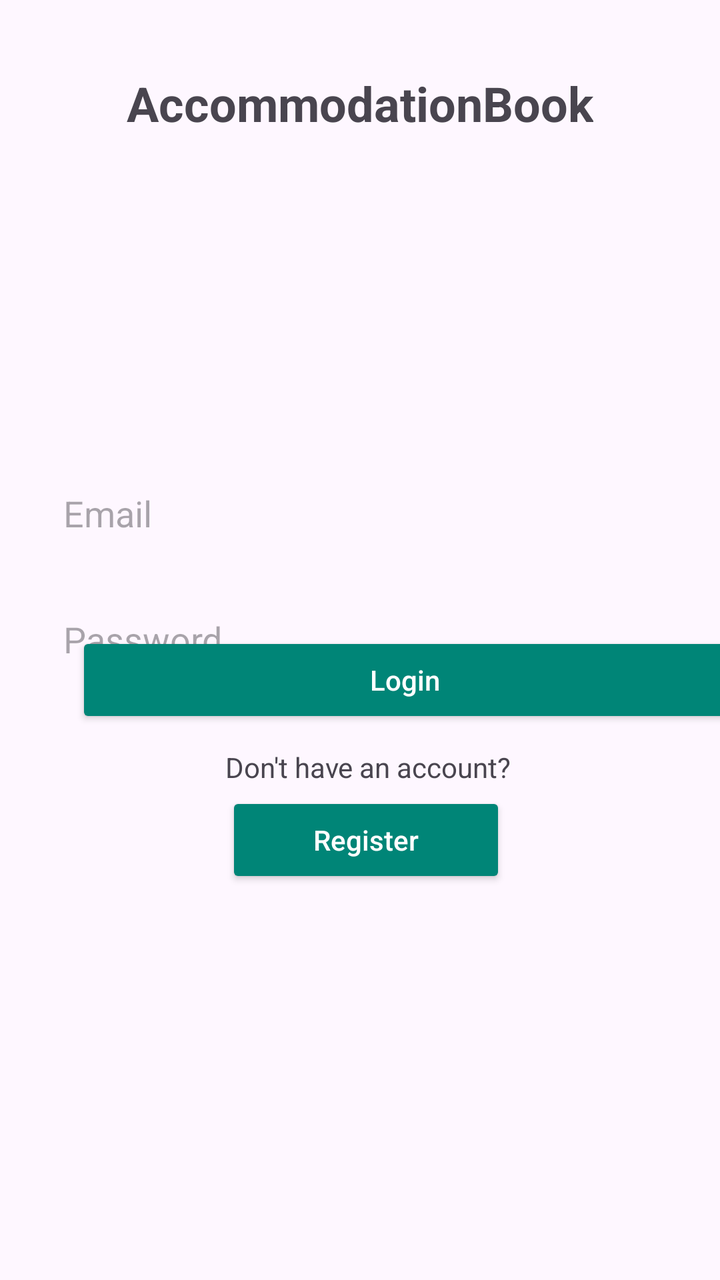
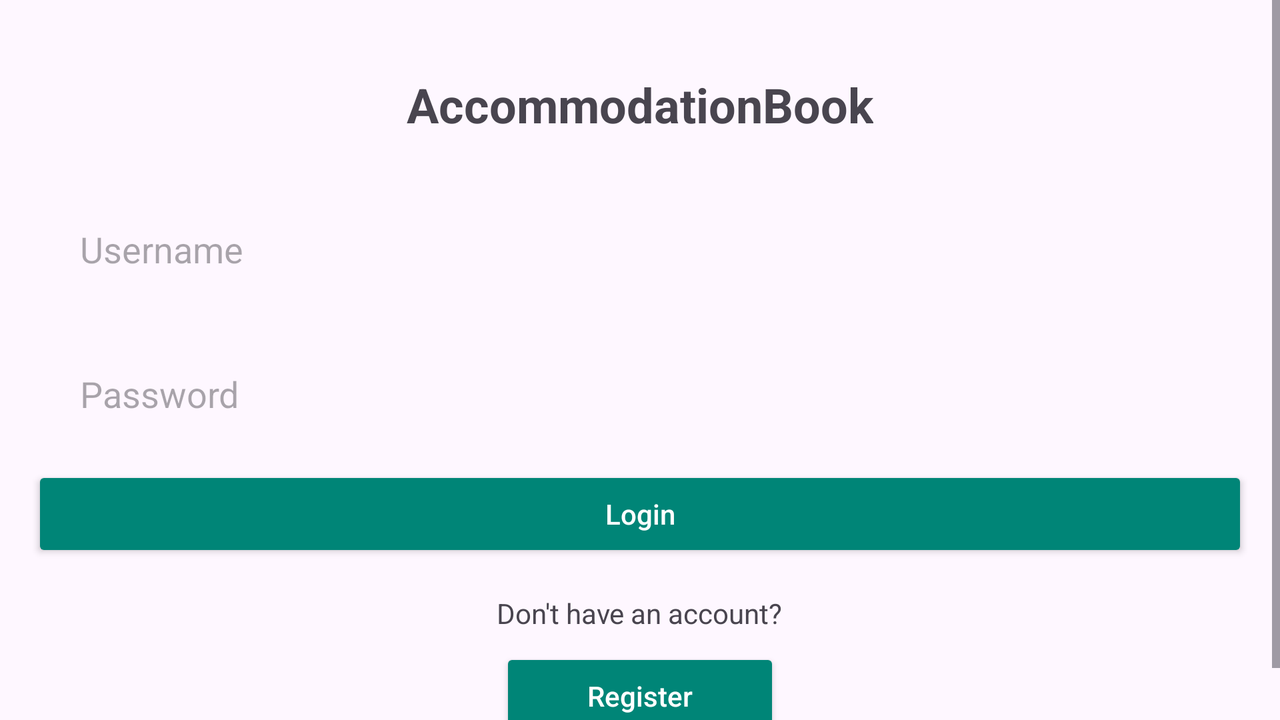

The same Android screen from two of the app's own layout files: first res/layout/ as a phone draws it, then the author's variant for another configuration, drawn on a device whose configuration selects that folder. Both files follow.
<!-- AndroidManifest.xml: application theme Theme.Szallasfoglalomobil -->
<!-- res/layout/activity_main.xml -->
<?xml version="1.0" encoding="utf-8"?>
<androidx.constraintlayout.widget.ConstraintLayout xmlns:android="http://schemas.android.com/apk/res/android"
    xmlns:app="http://schemas.android.com/apk/res-auto"
    xmlns:tools="http://schemas.android.com/tools"
    android:layout_width="match_parent"
    android:layout_height="match_parent"
    tools:context=".MainActivity">

    <TextView
        android:id="@+id/tvAppName"
        style="@style/LoginScreenEditText"
        android:layout_width="wrap_content"
        android:layout_height="wrap_content"
        android:layout_marginStart="37dp"
        android:layout_marginEnd="64dp"
        android:text="@string/AccommodationBook"
        android:textSize="24sp"
        android:textStyle="bold"
        app:layout_constraintBottom_toBottomOf="parent"
        app:layout_constraintEnd_toEndOf="parent"
        app:layout_constraintStart_toStartOf="parent"
        app:layout_constraintTop_toTopOf="parent"
        app:layout_constraintVertical_bias="0.01999998" />

    <Button
        android:id="@+id/btnLogin"
        style="@style/LoginScreenButton"
        android:layout_width="329dp"
        android:layout_height="wrap_content"
        android:layout_marginStart="38dp"
        android:layout_marginEnd="41dp"
        android:layout_marginBottom="276dp"
        android:onClick="login"
        android:text="@string/login"
        app:layout_constraintBottom_toBottomOf="parent"
        app:layout_constraintEnd_toEndOf="parent"
        app:layout_constraintHorizontal_bias="0.0"
        app:layout_constraintStart_toStartOf="parent"
        app:layout_constraintWidth_percent="0.8" />

    <TextView
        android:id="@+id/tvRegisterPrompt"
        android:layout_width="wrap_content"
        android:layout_height="wrap_content"
        android:layout_marginStart="135dp"
        android:layout_marginEnd="127dp"
        android:layout_marginBottom="3dp"
        android:text="@string/don_t_have_an_account"
        app:layout_constraintBottom_toTopOf="@+id/btnRegister"
        app:layout_constraintEnd_toEndOf="parent"
        app:layout_constraintStart_toStartOf="parent" />

    <Button
        android:id="@+id/btnRegister"
        style="@style/LoginScreenButton"
        android:layout_width="140dp"
        android:layout_height="wrap_content"
        android:layout_marginStart="162dp"
        android:layout_marginEnd="156dp"
        android:layout_marginBottom="196dp"
        android:onClick="register"
        android:text="@string/register"
        app:layout_constraintBottom_toBottomOf="parent"
        app:layout_constraintEnd_toEndOf="parent"
        app:layout_constraintStart_toStartOf="parent" />

    <EditText
        android:id="@+id/etPassword"
        style="@style/LoginScreenEditText"
        android:layout_width="329dp"
        android:layout_height="55dp"
        android:layout_marginStart="41dp"
        android:layout_marginEnd="74dp"
        android:autofillHints=""
        android:hint="@string/password"
        android:inputType="textPassword"
        app:layout_constraintBottom_toBottomOf="parent"
        app:layout_constraintEnd_toEndOf="parent"
        app:layout_constraintStart_toStartOf="parent"
        app:layout_constraintTop_toTopOf="parent"
        app:layout_constraintWidth_percent="0.8" />

    <EditText
        android:id="@+id/etUsername"
        style="@style/LoginScreenEditText"
        android:layout_width="329dp"
        android:layout_height="55dp"
        android:layout_marginStart="74dp"
        android:layout_marginEnd="41dp"
        android:autofillHints=""
        android:hint="@string/email"
        android:inputType="textEmailAddress"
        app:layout_constraintBottom_toTopOf="@+id/etPassword"
        app:layout_constraintEnd_toEndOf="parent"
        app:layout_constraintStart_toStartOf="parent"
        app:layout_constraintWidth_percent="0.8" />

</androidx.constraintlayout.widget.ConstraintLayout>
<!-- resources referenced by this layout -->
<resources>
  <string name="AccommodationBook">AccommodationBook</string>
  <string name="don_t_have_an_account">Don\'t have an account?</string>
  <string name="email">Email</string>
  <string name="login">Login</string>
  <string name="password">Password</string>
  <string name="register">Register</string>
  <style name="LoginScreenButton">
          <item name="android:backgroundTint">@color/buttonColor</item>
          <item name="android:textColor">@color/background</item>
          <item name="android:textAllCaps">false</item>
          <item name="android:padding">12dp</item>
      </style>
  <style name="LoginScreenEditText">
          <item name="android:background">@drawable/edit_text_background</item>
          <item name="android:padding">16dp</item>
          <item name="android:layout_margin">8dp</item>
      </style>
  <style name="Theme.Szallasfoglalomobil" parent="Base.Theme.Szallasfoglalomobil" />
  <color name="buttonColor">#008577</color>
  <color name="background">#FFFFFF</color>
  <style name="Base.Theme.Szallasfoglalomobil" parent="Theme.Material3.DayNight.NoActionBar">
          
          
      </style>
</resources>
<!-- res/layout-land/activity_main.xml (the author's variant of the layout above) -->
<!-- drawn on the phone turned sideways -->
<?xml version="1.0" encoding="utf-8"?>
<ScrollView xmlns:android="http://schemas.android.com/apk/res/android"
    xmlns:app="http://schemas.android.com/apk/res-auto"
    xmlns:tools="http://schemas.android.com/tools"
    android:layout_width="match_parent"
    android:layout_height="match_parent"
    android:fillViewport="true"
    tools:context=".MainActivity">

        <LinearLayout
            android:layout_width="match_parent"
            android:layout_height="wrap_content"
            android:orientation="vertical"
            android:gravity="center_horizontal"
            android:padding="16dp">

                <TextView
                    android:id="@+id/tvAppName"
                    android:layout_width="wrap_content"
                    android:layout_height="wrap_content"
                    android:text="@string/AccommodationBook"
                    android:textSize="24sp"
                    android:textStyle="bold"
                    android:layout_marginTop="20dp"
                    android:layout_marginBottom="20dp" />

                <EditText
                    android:id="@+id/etUsername"
                    android:layout_width="match_parent"
                    android:layout_height="wrap_content"
                    android:hint="@string/username"
                    android:inputType="textEmailAddress"
                    android:layout_marginBottom="8dp"
                    style="@style/LoginScreenEditText"
                    android:autofillHints="" />

                <EditText
                    android:id="@+id/etPassword"
                    android:layout_width="match_parent"
                    android:layout_height="wrap_content"
                    android:hint="@string/password"
                    android:inputType="textPassword"
                    android:layout_marginBottom="16dp"
                    style="@style/LoginScreenEditText"
                    android:autofillHints="" />

                <Button
                    android:id="@+id/btnLogin"
                    android:layout_width="match_parent"
                    android:layout_height="wrap_content"
                    android:onClick="login"
                    android:text="@string/login"
                    android:layout_marginBottom="16dp"
                    style="@style/LoginScreenButton" />

                <TextView
                    android:id="@+id/tvRegisterPrompt"
                    android:layout_width="wrap_content"
                    android:layout_height="wrap_content"
                    android:text="@string/don_t_have_an_account"
                    android:layout_marginBottom="8dp" />

                <Button
                    android:id="@+id/btnRegister"
                    style="@style/LoginScreenButton"
                    android:layout_width="140dp"
                    android:layout_height="wrap_content"
                    android:onClick="register"
                    android:text="@string/register" />

        </LinearLayout>
</ScrollView>
<!-- resources referenced by the variant -->
<!-- as the phone turned sideways resolves them -->
<resources>
  <string name="AccommodationBook">AccommodationBook</string>
  <string name="don_t_have_an_account">Don\'t have an account?</string>
  <string name="login">Login</string>
  <string name="password">Password</string>
  <string name="register">Register</string>
  <string name="username">Username</string>
  <style name="LoginScreenButton">
          <item name="android:backgroundTint">@color/buttonColor</item>
          <item name="android:textColor">@color/background</item>
          <item name="android:textAllCaps">false</item>
          <item name="android:padding">12dp</item>
      </style>
  <style name="LoginScreenEditText">
          <item name="android:background">@drawable/edit_text_background</item>
          <item name="android:padding">16dp</item>
          <item name="android:layout_margin">8dp</item>
      </style>
  <style name="Theme.Szallasfoglalomobil" parent="Base.Theme.Szallasfoglalomobil" />
  <color name="buttonColor">#008577</color>
  <color name="background">#FFFFFF</color>
  <style name="Base.Theme.Szallasfoglalomobil" parent="Theme.Material3.DayNight.NoActionBar">
          
          
      </style>
</resources>
